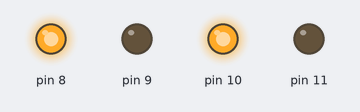
Recording of a sketch running on a simulated Arduino Uno, built with avr-gcc and run on an emulated ATmega328P. On the bench: output pins drawn as LEDs (lit = HIGH).

Above: at 0.5 s.
At 3.5 s:
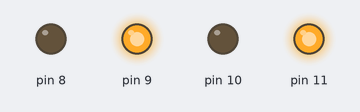
Timing chart, 0 to 4.6 s (numbered marks = the images above):
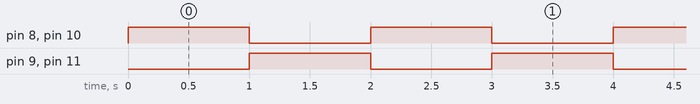

The sketch:

Lab1.ino
```cpp
void setup()
{
pinMode (8, OUTPUT) ;
pinMode (9, OUTPUT) ;
pinMode (10, OUTPUT) ;
pinMode (11, OUTPUT);
}

void loop()
{
digitalWrite(8, HIGH);
digitalWrite(9, LOW);
digitalWrite (10, HIGH);
digitalWrite(11, LOW);
delay(1000) ;
digitalWrite(8, LOW);
digitalWrite(9, HIGH);
digitalWrite(10, LOW);
digitalWrite (11, HIGH);
delay(1000) ;
}
```

Measured:
- by itself, pin 8–11: alternates HIGH for 1.0 s and LOW for 1.0 s
